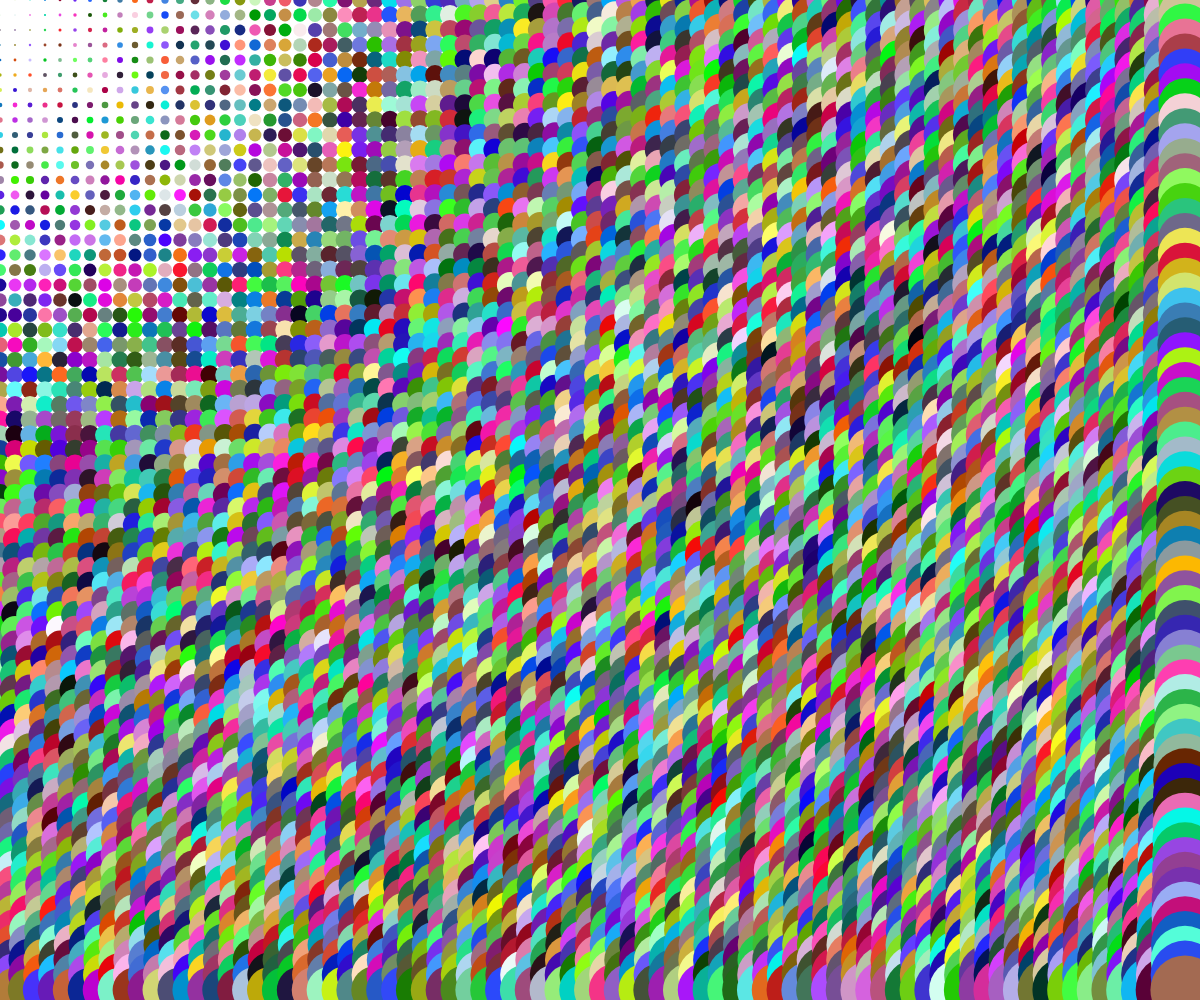
Frame 1 (no input)
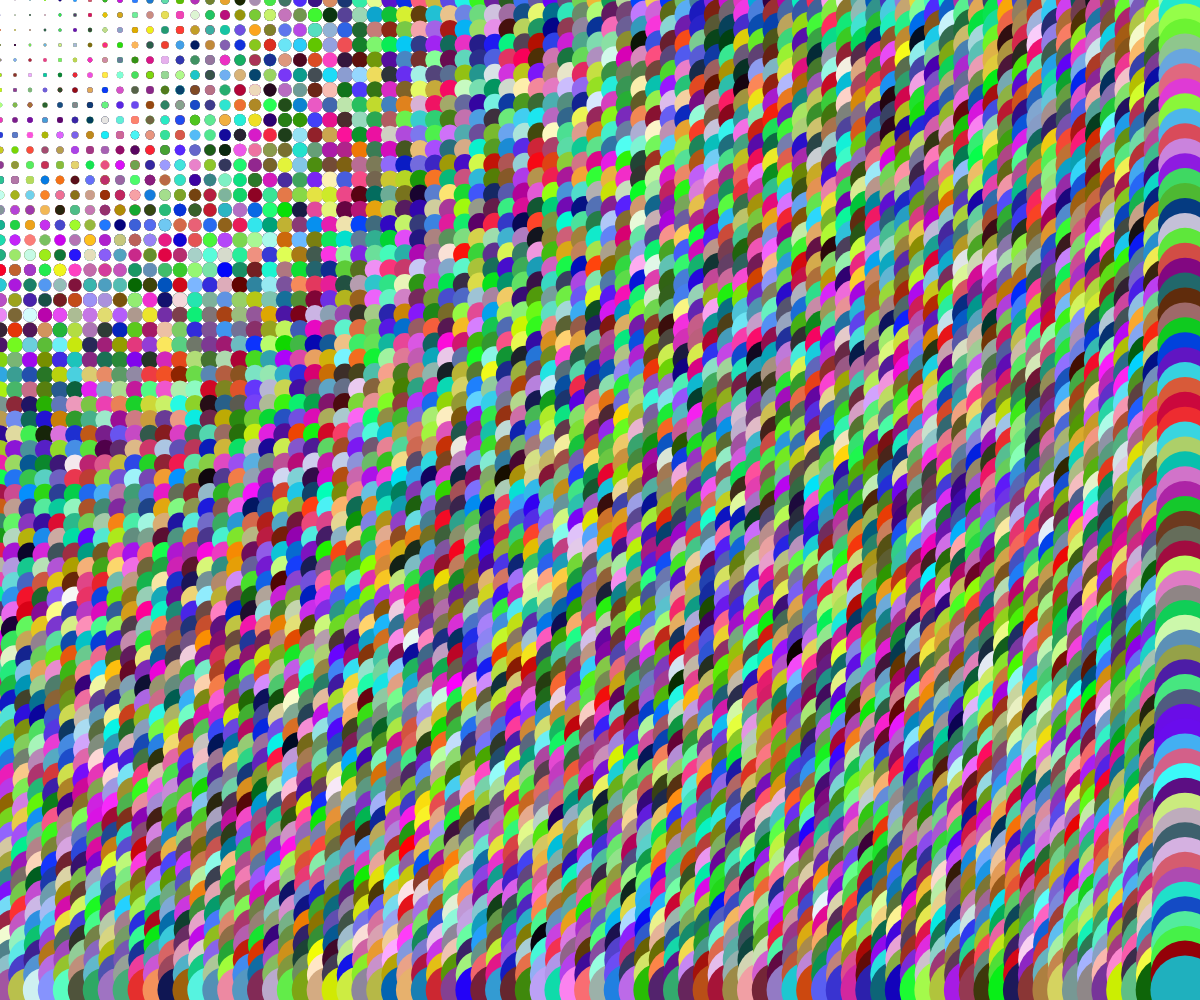
Frame 60 (no input)
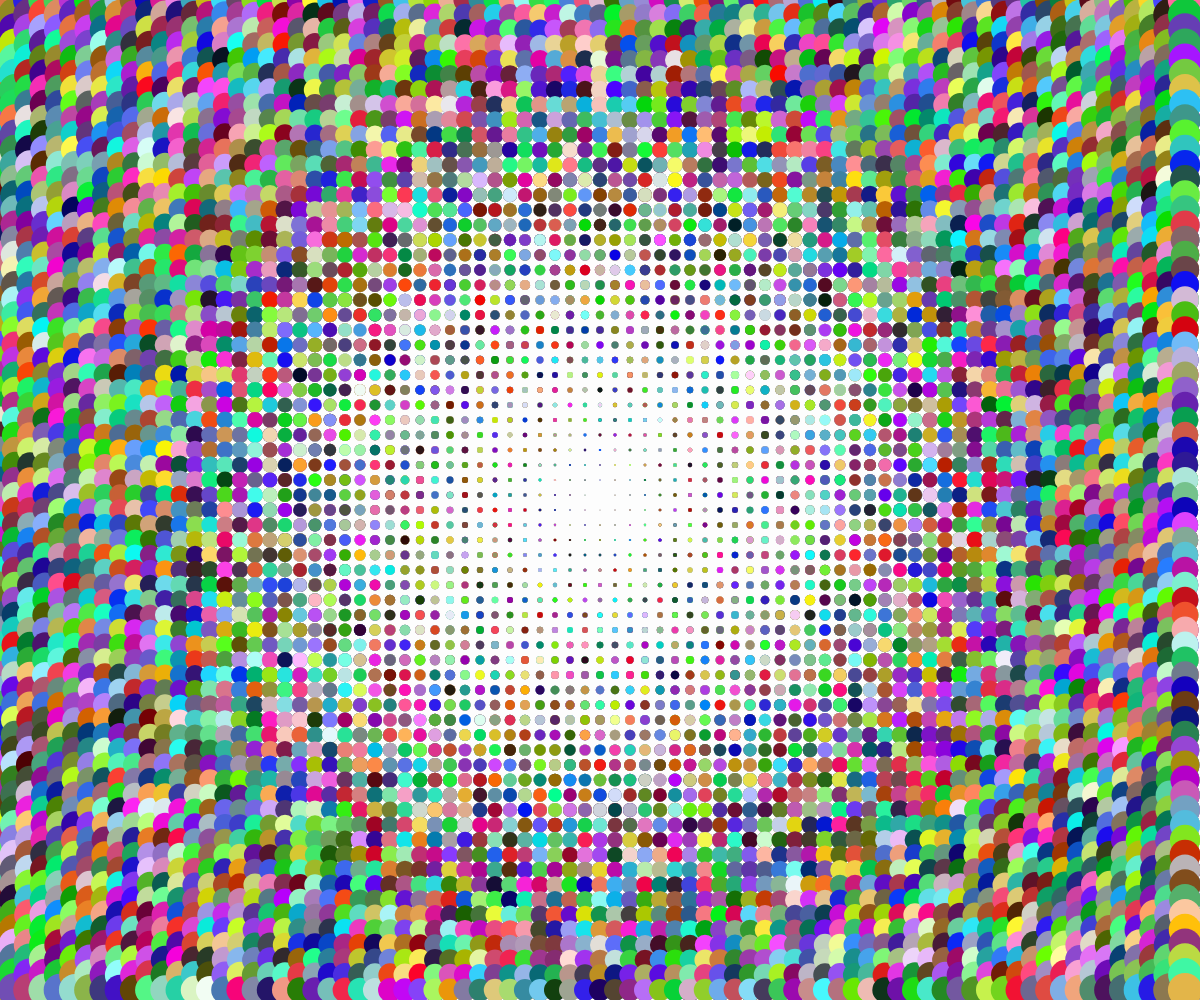
Frame 120 (the mouse pressed at the canvas centre since frame 60)

The p5.js sketch that drew these frames (run headless with seeded random() and noise() and a simulated clock; from frame 60 on, the mouse is pressed at the canvas centre):

// p5.js sketch
// ── sketch.js
let canvas_dist;


function setup() {
    createCanvas(windowWidth, windowHeight);
    noStroke();
    
    // Use the dist() function to calculate the diagonal distance across the canvas
    canvas_dist = dist(0, 0, width, height);
}

function draw() {

    background(255, 40);

    // Nested for loops to draw a grid of ellipses
    for(let i = 0; i < width; i += 15) {
        for(let j = 0; j < height; j += 15) {

            // Calculate the distance between mouse position and each ellipse's position
            let size = dist(mouseX, mouseY, i, j);

            // Reassign size to be proportional to the size of the canvas
            size = (size / canvas_dist) * 70;
            fill(random(255), random(255), random(255));

            // Set width and height of ellipse to size variable
            ellipse(i, j, size, size);
        }
    }
}
